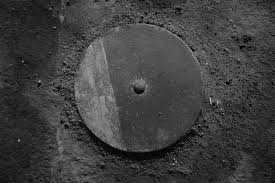
#> input picture greyscale.png, 275 x 183 px, found by its file name
$ python image_to_pixels.py
#> lines starting #> are read from the running program, lines starting #| are printed output that depends on the picture
from PIL import Image

IMG_W = 128
IMG_H = 128

img = Image.open("greyscale.png").convert("L")
img = img.resize((IMG_W, IMG_H))
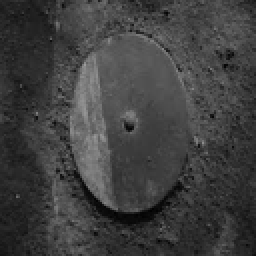
#> img: PIL image 128x128 L (shown 2 times larger); min 1, max 156, mean 63.3

with open("input_pixels.txt", "w") as f:
    for y in range(IMG_H):
        for x in range(IMG_W):
            f.write(f"{img.getpixel((x, y))}\n")

print(f"Created input_pixels.txt ({IMG_W}x{IMG_H} = {IMG_W*IMG_H} pixels)")
